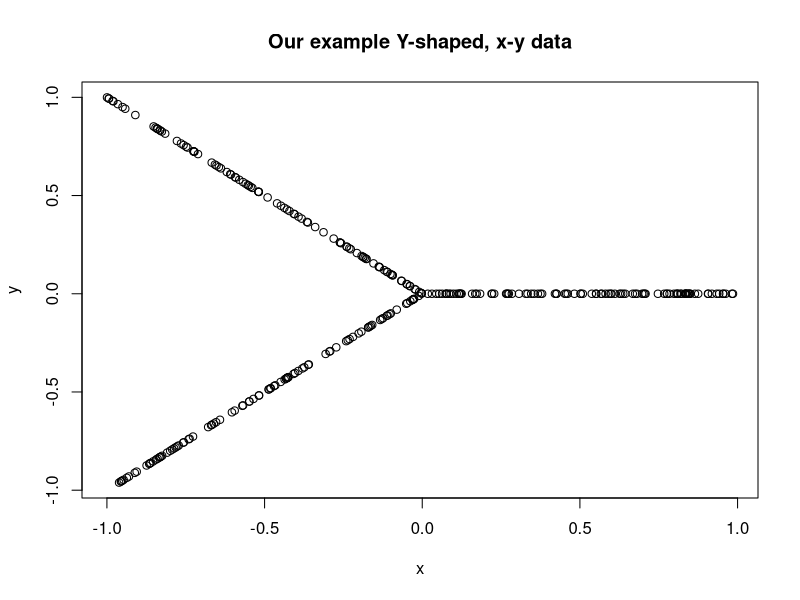

Write R code to recreate this figure. (Note: this script raises an error after producing the figure.)
#' Y-shaped data example
#' Synthetic x,y data in shape of Y when plotted for testing Mapper output
#' 

assign("DEBUG",TRUE,.GlobalEnv)

#' create x,y data in shape of reclining Y
#' @export
yshape <- function(n=100){
  r1 = runif(n,-1,0)
  r2 = runif(n,-1,0)
  r3 = runif(n,0,1)
  
  d1 = cbind(x=r1, y=-r1)
  d2 = cbind(x=r2,y=r2)
  d3 = cbind(x=r3,y=0)
  return(data.frame(rbind(d1,d2,d3)))
}


testdata = yshape(100)
plot(testdata, main="Our example Y-shaped, x-y data")

cat ("Press [enter] to run Mapper and plot")
line <- readline()

# create object
gm = graphmapper(dataset = testdata, lensefun=lense.projection,  lenseparam = 'x',
                   partition_count=5, overlap = 0.5, bin_count=10)

# gm pipeline, run manually
gm$distance = dist(gm$d,method="euclidean", upper=FALSE)
gm$partitions = partition.graphmapper(gm)

# print information about the the partitions
for(i in 1:length(gm$partitions)) {print(paste0("parition ", i, " sized ", length(gm$partitions[[i]])))}

gm[["clusters"]]   = clusters.graphmapper(gm) 
gm[["nodes"]]     = nodes.graphmapper(gm)

# print information about the nodes
print(paste0("created ", length(gm$nodes), " nodes"))

# build links of overlapping nodes as an adjancy matrix
gm[["adjmatrix"]] = adjacency.graphmapper(gm) 

# create iGraph and plot
plot(graph.graphmapper(gm))

# example 2, use single function to create mapper object and plot

cat ("Press [enter] to run Mapper")
line <- readline()
gm2  = makegraphmapper(dataset = data.frame(yshape(100)), lensefun=lense.projection,  lenseparam = 'x',
                partition_count=6, overlap = 0.5, bin_count=15)
plot(graph.graphmapper(gm2),main="Y-data mapper graph")
